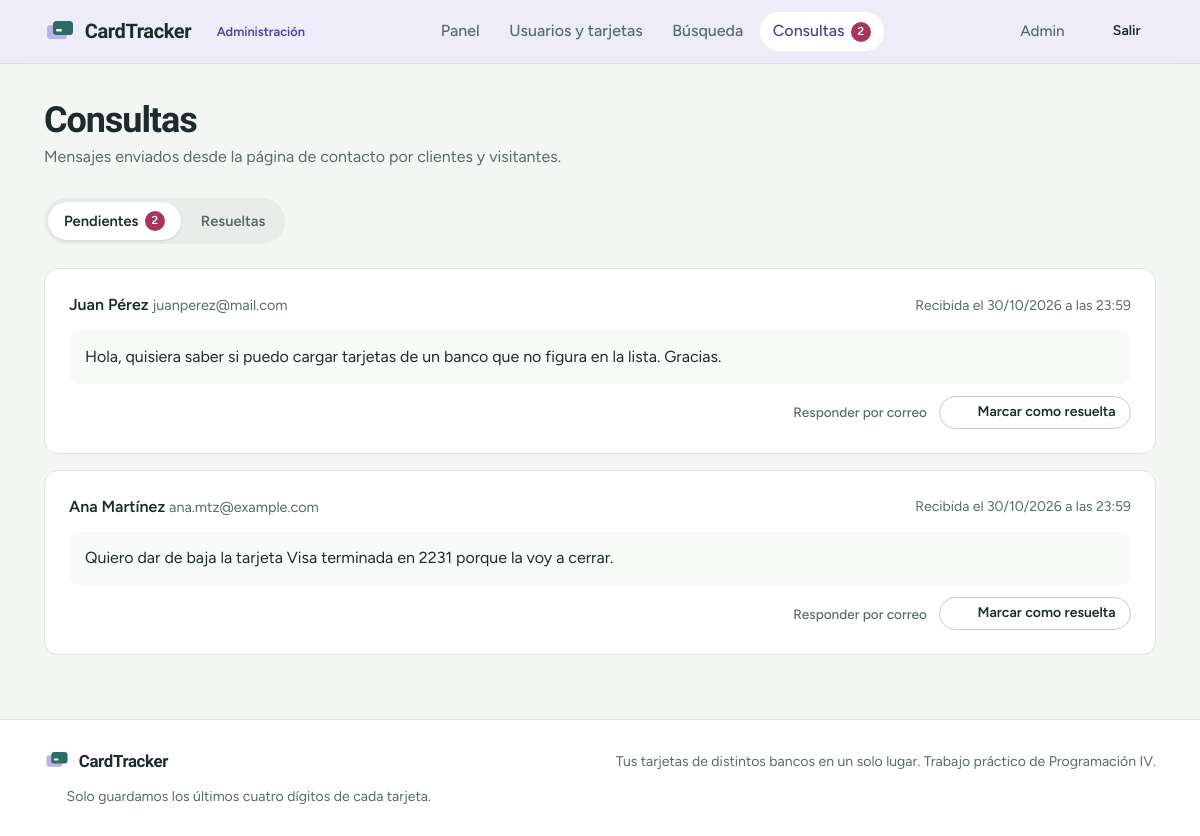
The app's page /admin_consultas.php (signed in), older data.
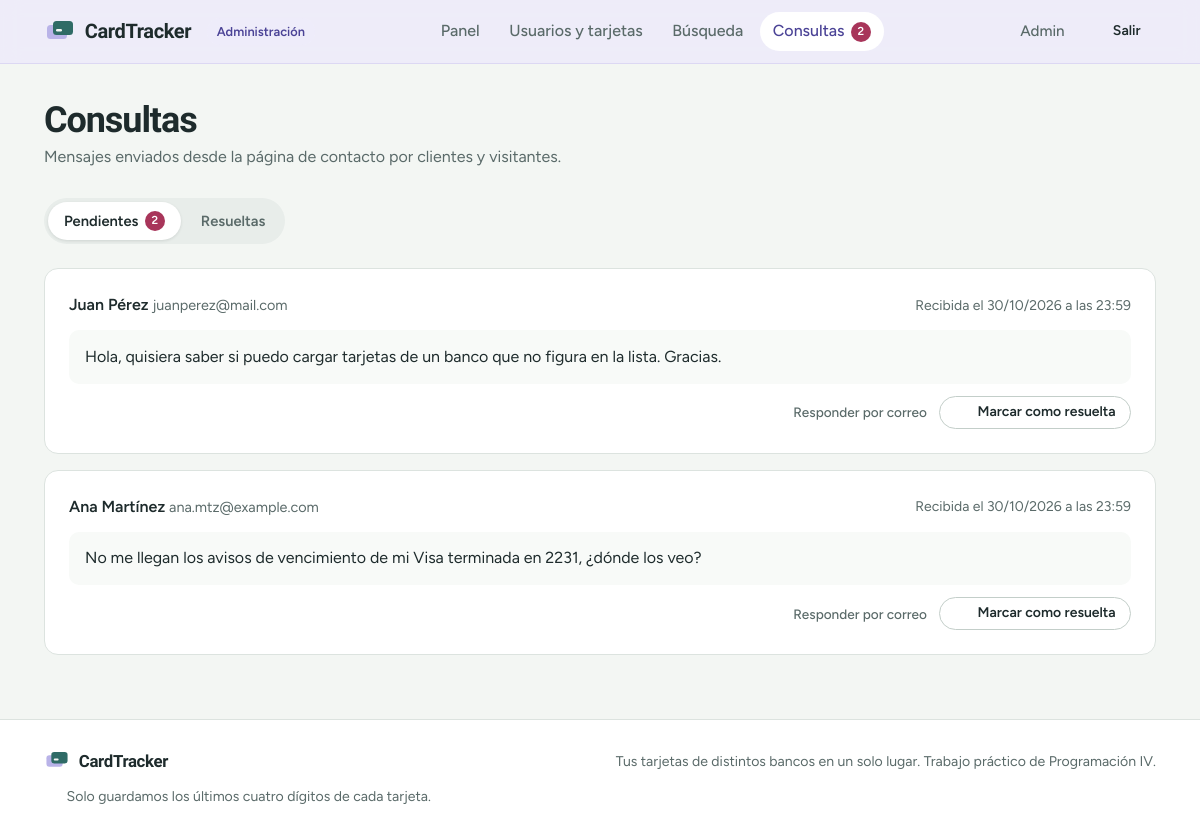
The same page, newer data.
### tables this page shows
CREATE TABLE consultas (
    id_consulta INT AUTO_INCREMENT PRIMARY KEY,
    nombre      VARCHAR(100) NOT NULL,
    email       VARCHAR(100) NOT NULL,
    mensaje     TEXT NOT NULL,
    resuelto    ENUM('Si', 'No') NOT NULL DEFAULT 'No',
    fecha_envio TIMESTAMP DEFAULT CURRENT_TIMESTAMP
);

### includes/config.php (called while the page is built, shortened)
<?php
function db(): PDO
{
    static $pdo = null;
    if ($pdo === null) {
        try {
            $pdo = new PDO(
                'mysql:host=' . DB_HOST . ';dbname=' . DB_NAME . ';charset=utf8mb4',
                DB_USER,
                DB_PASS,
                [
                    PDO::ATTR_ERRMODE            => PDO::ERRMODE_EXCEPTION,
                    PDO::ATTR_DEFAULT_FETCH_MODE => PDO::FETCH_ASSOC,
                ]
            );
        } catch (PDOException $e) {
            error_log('CardTracker DB: ' . $e->getMessage());
            http_response_code(500);
            exit('No pudimos conectar con la base de datos. Intentá de nuevo en unos minutos.');
        }
    }
    return $pdo;
}
function e($valor): string
{
    return htmlspecialchars((string)($valor ?? ''), ENT_QUOTES, 'UTF-8');
}
function usuario_actual(): ?array
{
    return [
        'documento' => $_SESSION['documento'],
        'nombre'    => $_SESSION['nombre'],
        'apellido'  => $_SESSION['apellido'],
        'rol'       => $_SESSION['rol'],
    ];
}

### admin_consultas.php (the view, shortened to what the changed rows need)
<?php
require 'includes/config.php';
require 'includes/datos.php';
require 'includes/layout.php';
$vista = ($_GET['vista'] ?? 'pendientes') === 'resueltas' ? 'resueltas' : 'pendientes';
$sql = $vista === 'pendientes'
    ? "SELECT * FROM consultas WHERE resuelto = 'No' ORDER BY fecha_envio ASC"
    : "SELECT * FROM consultas WHERE resuelto = 'Si' ORDER BY fecha_envio DESC LIMIT 50";
$consultas = db()->query($sql)->fetchAll();
encabezado('Consultas', 'consultas');
?>
<div class="cabecera-pagina">
    <div>
        <h1>Consultas</h1>
    </div>
</div>
<?php if ($consultas): ?>
    <div class="consultas">
        <?php foreach ($consultas as $c): ?>
            <article class="panel consulta">
                <div class="consulta__cabecera">
                    <div class="consulta__autor">
                        <strong><?= e($c['nombre']) ?></strong>
                        <span><?= e($c['email']) ?></span>
                    </div>
                    <span class="chico texto-suave">Recibida el <?= date('d/m/Y \a \l\a\s H:i', strtotime($c['fecha_envio'])) ?></span>
                </div>
                <p class="consulta__mensaje"><?= e($c['mensaje']) ?></p>
                <div class="consulta__pie">
                    <div class="acciones">
                        <a class="accion" href="mailto:<?= e($c['email']) ?>?subject=<?= rawurlencode('Respuesta a tu consulta en CardTracker') ?>"><?= icono('correo') ?>Responder por correo</a>
                        <form method="POST">
                            <?php if ($vista === 'pendientes'): ?>
                                <button class="boton boton--secundario boton--chico" name="accion" value="resolver" type="submit"><?= icono('check') ?>Marcar como resuelta</button>
                            <?php else: ?>
                                <button class="accion" name="accion" value="reabrir" type="submit"><?= icono('deshacer') ?>Volver a pendientes</button>
                            <?php endif; ?>
                        </form>
                    </div>
                </div>
            </article>
        <?php endforeach; ?>
    </div>
<?php endif; ?>
<?php pie(); ?>

### includes/layout.php (shortened to what the changed rows need)
<?php
function icono(string $nombre, string $clase = 'icono'): string
{
    $trazos = [
        'tarjeta'   => '<rect x="2.5" y="5" width="19" height="14" rx="2.5"/><path d="M2.5 10h19M6.5 15h4"/>',
        'resumen'   => '<path d="M6 3h12v18l-3-2-3 2-3-2-3 2V3z"/><path d="M9 8h6M9 12h6"/>',
        'historial' => '<path d="M4 19V9M10 19V5M16 19v-7M21 19H3"/>',
        'campana'   => '<path d="M6 16V11a6 6 0 1 1 12 0v5l1.5 2h-15L6 16z"/><path d="M10 20.5a2 2 0 0 0 4 0"/>',
        'buscar'    => '<circle cx="11" cy="11" r="6.5"/><path d="m20 20-4.2-4.2"/>',
        'escudo'    => '<path d="M12 3 4.5 6v5.5c0 4.6 3.2 8.2 7.5 9.5 4.3-1.3 7.5-4.9 7.5-9.5V6L12 3z"/><path d="m9 12 2 2 4-4"/>',
        'correo'    => '<rect x="3" y="5" width="18" height="14" rx="2"/><path d="m3.5 6.5 8.5 6.5 8.5-6.5"/>',
        'salir'     => '<path d="M14 4h4.5A1.5 1.5 0 0 1 20 5.5v13a1.5 1.5 0 0 1-1.5 1.5H14"/><path d="M10 8l-4 4 4 4M6 12h10"/>',
        'mas'       => '<path d="M12 5v14M5 12h14"/>',
        'editar'    => '<path d="M4 20h4L19 9l-4-4L4 16v4z"/><path d="m13.5 6.5 4 4"/>',
        'borrar'    => '<path d="M4 7h16M10 11v6M14 11v6M6 7l1 13h10l1-13M9 7V4h6v3"/>',
        'check'     => '<path d="m5 12.5 4.5 4.5L19 7.5"/>',
        'usuario'   => '<circle cx="12" cy="8" r="4"/><path d="M4 20c1.5-3.5 4.5-5 8-5s6.5 1.5 8 5"/>',
        'usuarios'  => '<circle cx="9" cy="8" r="3.5"/><path d="M2.5 19c1-3 3.5-4.5 6.5-4.5s5.5 1.5 6.5 4.5"/><path d="M16 4.6a3.5 3.5 0 0 1 0 6.8M18 14.8c1.7.6 2.9 2 3.5 4.2"/>',
        'pausa'     => '<circle cx="12" cy="12" r="9"/><path d="M10 9v6M14 9v6"/>',
        'play'      => '<circle cx="12" cy="12" r="9"/><path d="m10 8.5 5 3.5-5 3.5v-7z"/>',
        'alerta'    => '<path d="M12 4 2.5 20h19L12 4z"/><path d="M12 10v4.5M12 17.5v.01"/>',
        'reloj'     => '<circle cx="12" cy="12" r="9"/><path d="M12 7v5l3 2"/>',
        'menu'      => '<path d="M4 7h16M4 12h16M4 17h16"/>',
        'volver'    => '<path d="M10 6 4 12l6 6M4 12h16"/>',
        'ubicacion' => '<path d="M12 21s-6.5-5.6-6.5-11a6.5 6.5 0 0 1 13 0c0 5.4-6.5 11-6.5 11z"/><circle cx="12" cy="10" r="2.5"/>',
        'deshacer'  => '<path d="M9 14 4 9l5-5"/><path d="M4 9h10a6 6 0 0 1 0 12h-3"/>',
    ];
    return '<svg class="' . e($clase) . '" viewBox="0 0 24 24" fill="none" stroke="currentColor" '
         . 'stroke-width="1.8" stroke-linecap="round" stroke-linejoin="round" aria-hidden="true">'
         . ($trazos[$nombre] ?? '') . '</svg>';
}
function encabezado(string $titulo, string $activo = '', string $claseMain = 'contenido', bool $conMensajes = true): void
{
    $usuario = usuario_actual();
    $rol = $usuario['rol'] ?? null;
    ?>
<!DOCTYPE html>
<html lang="es">
<head>
    <link rel="stylesheet" href="banco.css">
</head>
<body class="<?= $rol === 'Administrador' ? 'modo-admin' : '' ?>">
        <label for="menu-movil" class="menu-movil__boton" aria-label="Abrir menú"><?= icono('menu') ?></label>
<main id="principal" class="<?= e($claseMain) ?>">
<?php
}
    ob_start(); ?>
<?php
function pie(): void
{
    ?>
</main>
</body>
</html>
<?php
}

Row changes from the older to the newer data that the page shows:
changed consultas "Ana Martínez": mensaje "Quiero dar de baja la tarjeta Visa terminada en 2231 porque la voy a cerrar." → "No me llegan los avisos de vencimiento de mi Visa terminada en 2231, ¿dónde los veo?"
